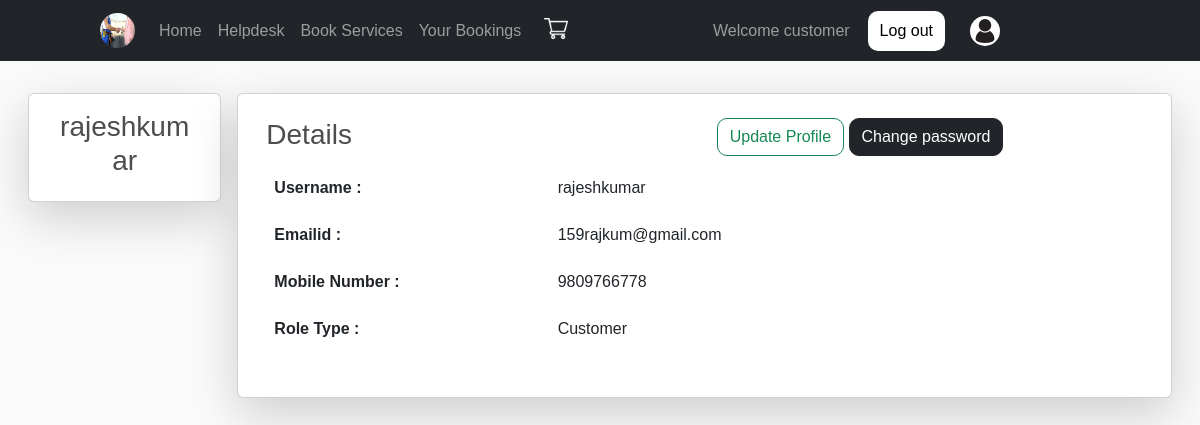
Screenshot of /pfle/ (signed in) with the database file from the repository.
### SMSApp/models.py (models this page shows)
class User(AbstractUser):
    c=[
        ('customer','customer'),
        ('Service provider','Service provider'),
    ]
    mble = models.CharField(max_length=10,null=True,blank=True)
    role_type=models.CharField(choices=c,default='customer',max_length=30)

### SMSApp/views.py (the view)
# urls.py: path('pfle/',views.profile,name="pf"),
def profile(request):
    try:
        service_provider =Service.objects.get(user=request.user)
    except Service.DoesNotExist:
        service_provider=None
    return render(request, "html/userprofile.html",{'service_provider': service_provider})

### templates/html/userprofile.html (shortened to what this page needs)
{% extends 'html/base.html' %}
{% block content %}
<div class="container-fluid mt-4">
    <div class="row mx-2">
        <div class="card col-md-2 col-sm-3 col-xm-3 shadow-lg m-2 h-100">
            <div class="card-body text-center">
                <h3>{{ request.user.username }}</h3>
            </div>
        </div>
        <div class="card col-md col-sm col-xm shadow-lg m-2">
            <div class="card-body">
                <div class="row my-2">
                    <div class="col">
                        <h3>Details</h3>
                    </div>
                    <div class="col">
                        <a href="{% url 'update_profile' %}" class="btn btn-outline-success float-right" style="border-radius: 10px;">Update Profile</a>
                        <a href="{% url 'cge' %}" class="btn btn-dark" style="border-radius: 10px;">Change password</a>
                    </div>
                </div>
                <table class="table table-responsive">
                    <tr>
                        <td style="border: none; padding-bottom: 15px;"><b>Username : </b></td>
                        <td style="border: none; padding-bottom: 15px;padding-right: 200px;">{{ request.user.username }}</td>
                    </tr>
                    <tr>
                        <td style="border: none; padding-bottom: 15px;"><b>Emailid : </b></td>
                        <td style="border: none; padding-bottom: 15px;">{{ request.user.email }}</td>
                    </tr>
                    <tr>
                        <td style="border: none; padding-bottom: 15px;"><b>Mobile Number : </b></td>
                        <td style="border: none; padding-bottom: 15px;">{{ request.user.mble }}</td>
                    </tr>
                    <tr>
                        <td style="border: none;"><b>Role Type : </b></td>
                        <td style="border: none;">
                            {% if user.is_superuser %}
                                <p style="font-size: 16px; float: left;">Admin</p>
                            {% else %}
                                {% if request.user.role_type == 'customer' %}
                                    <p style="font-size: 16px; float: left;">Customer</p>
                                {% else %}
                                    <p style="font-size: 16px; float: left;">Service Provider</p>
                                {% endif %}
                            {% endif %}
                        </td>
                    </tr>
                </table>
            </div>
        </div>
    </div>
</div>
{% endblock %}

### templates/html/base.html (style rules this page uses)
* { margin: 0; padding: 0; font-family: sans-serif; scroll-behavior: smooth; }
.card-body p { font-size: 20px; text-align: center; }
body { background-color: hsl(0, 0%, 98%); }
h1,h2,h3,h4,h5,h6 { color:hsl(0, 0%, 30%); }
.btn { border-radius: 0; }

### rows the page displays
User: user.username "rajeshkumar", user.email "159rajkum@gmail.com", user.mble "9809766778"
